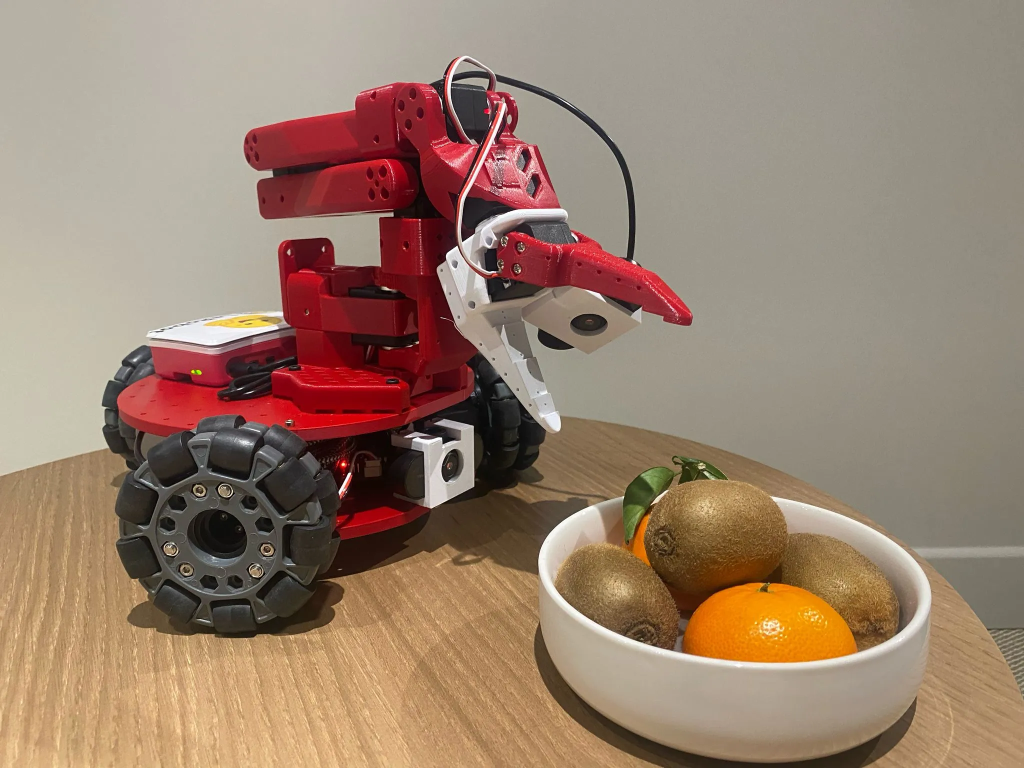
#> input picture media/lekiwi/kiwi.webp, 2048 x 1536 px (shown at 1/2 size)
$ python -i openclaw_groot_server.py   (imports and definitions only)
#> lines starting #> are read from the running program, lines starting #| are printed output that depends on the picture; after the words box and inside, x2 and y2 are one past the last pixel; in counts of white or black regions, pixels touching at a corner belong together
#> further down, picture is the input picture: shape (1536, 2048, 3); mean B, G, R 109.9, 128.2, 153.3
#!/usr/bin/env python

from __future__ import annotations

import base64
import importlib.util
import json
import os
import shlex
import shutil
import signal
import subprocess
import sys
import time
import tomllib
import uuid
from dataclasses import dataclass, field
from http import HTTPStatus
from http.server import BaseHTTPRequestHandler, ThreadingHTTPServer
from pathlib import Path
from threading import Lock
from typing import Any

import cv2
import numpy as np

REPO_ROOT = Path(__file__).resolve().parents[1]
WORKSPACE_ROOT = Path(__file__).resolve().parents[3]
RUNNER_SCRIPT = REPO_ROOT / "scripts" / "run_so101_pickplace_infer.sh"
LOG_DIR = REPO_ROOT / "outputs" / "openclaw_jobs"
HOST = os.environ.get("OPENCLAW_GROOT_HOST", "127.0.0.1")
PORT = int(os.environ.get("OPENCLAW_GROOT_PORT", "8765"))
DEFAULT_BACKEND = "groot"
DEFAULT_ROBOT_ID = "so101_follower"
DEFAULT_TASK = "Put the block in the bin"
DEFAULT_SAFETY_PROFILE = "default"
SHORTCUT_POLICY_DEVICE = "cuda"
SHORTCUT_ROBOT_PORT = "/dev/ttyACM0"
SHORTCUT_ROBOT_ID = "my_so101"
SHORTCUT_ROBOT_CALIB_DIR = "/home/cqy/.cache/huggingface/lerobot/calibration/robots/so101_follower"
SHORTCUT_TOP_CAMERA_INDEX = 4
SHORTCUT_WRIST_CAMERA_INDEX = 6
SHORTCUT_CAMERA_WIDTH = 640
SHORTCUT_CAMERA_HEIGHT = 480
SHORTCUT_CAMERA_FPS = 30
SHORTCUT_DATASET_ROOT = "/data/tfj/lerobot_tfj/outputs/feishu_so101_run"
SHORTCUT_EVENTS_JSONL_PATH = "/data/tfj/lerobot_tfj/outputs/feishu_so101_run.events.jsonl"
SHORTCUT_DISPLAY_DATA = False
SHORTCUT_CANONICAL_TASK = "pick block and place to box"
SNAPSHOT_DIR = Path(SHORTCUT_DATASET_ROOT) / "snapshots"
ALLOWED_SNAPSHOT_MEDIA_DIR = Path.home() / ".openclaw" / "workspace" / "feishu_so101_snapshots"
DEFAULT_SNAPSHOT_CAMERA = "top"
DEFAULT_SNAPSHOT_WARMUP_FRAMES = 8
DEFAULT_SNAPSHOT_WARMUP_DELAY_S = 0.05
DEFAULT_SNAPSHOT_OPEN_RETRIES = 4
DEFAULT_SNAPSHOT_OPEN_RETRY_DELAY_S = 0.25
DEFAULT_VISION_BACKEND = os.environ.get("OPENCLAW_VISION_BACKEND", "codex").strip().lower() or "codex"
DEFAULT_VISION_CODEX_BIN = os.environ.get("OPENCLAW_VISION_CODEX_BIN", "codex").strip() or "codex"
DEFAULT_VISION_TIMEOUT_S = int(os.environ.get("OPENCLAW_VISION_TIMEOUT_S", "180"))
CODEX_AUTH_PATH = Path.home() / ".codex" / "auth.json"
CODEX_CONFIG_PATH = Path.home() / ".codex" / "config.toml"
DEFAULT_VISION_MODEL = os.environ.get("OPENCLAW_VISION_MODEL", "")
DEFAULT_VISION_DETAIL = os.environ.get("OPENCLAW_VISION_DETAIL", "high").strip().lower() or "high"
DEFAULT_VISION_MAX_OUTPUT_TOKENS = int(os.environ.get("OPENCLAW_VISION_MAX_OUTPUT_TOKENS", "240"))
DEFAULT_VISION_PROMPT = (
    "请基于这张机器人相机图，简洁回答用户问题。"
    "如果用户没有给出具体问题，就描述画面里最重要的物体、方块、盒子、机械臂和抓取相关信息。"
    "不要编造看不到的内容。"
)
SUPPORTED_BACKENDS = {"groot", "smolvla", "pi05", "act", "policy_record"}
BACKEND_ALIASES = {
    "groot": "groot",
    "smolvla": "smolvla",
    "pi": "pi05",
    "pi05": "pi05",
    "pi0.5": "pi05",
    "act": "act",
    "act_distill": "act",
    "policy": "policy_record",
    "policy_record": "policy_record",
}
LEGACY_PAYLOAD_KEYS = {
    "task_text",
    "instruction",
    "intent",
    "task_intent_json",
    "events_path",
    "clear_dataset",
    "model_backend",
    "policy_backend",
}
CAMERA_ALIASES = {
    "top": "top",
    "顶部": "top",
    "顶视": "top",
    "顶视角": "top",
    "俯视": "top",
    "俯视角": "top",
    "topcamera": "top",
    "overhead": "top",
    "wrist": "wrist",
    "wristcamera": "wrist",
    "hand": "wrist",
    "handcamera": "wrist",
    "gripper": "wrist",
    "grippercamera": "wrist",
    "腕": "wrist",
    "腕部": "wrist",
    "手腕": "wrist",
    "手腕相机": "wrist",
    "夹爪": "wrist",
    "夹爪相机": "wrist",
}
ARM_SDK_SCRIPT = WORKSPACE_ROOT / "tfj_envs" / "so101_control_pause_20260319" / "scripts" / "so101_sdk.py"
ARM_URDF_PATH = Path(
    os.environ.get("OPENCLAW_ARM_URDF_PATH", os.fspath(WORKSPACE_ROOT / "so101_new_calib.urdf"))
).expanduser()
ARM_DEFAULT_IK_SOLVER = str(os.environ.get("OPENCLAW_ARM_IK_SOLVER", "placo")).strip().lower() or "placo"
ARM_DEFAULT_MOVE_CM = float(os.environ.get("OPENCLAW_ARM_DEFAULT_MOVE_CM", "0.5"))
ARM_DEFAULT_VERTICAL_MOVE_CM = float(os.environ.get("OPENCLAW_ARM_DEFAULT_VERTICAL_MOVE_CM", "0.3"))
ARM_MAX_XY_STEP_MM = float(os.environ.get("OPENCLAW_ARM_MAX_XY_STEP_MM", "20.0"))
ARM_MAX_Z_STEP_MM = float(os.environ.get("OPENCLAW_ARM_MAX_Z_STEP_MM", "10.0"))
ARM_MAX_COMMAND_DELTA_DEG = float(os.environ.get("OPENCLAW_ARM_MAX_COMMAND_DELTA_DEG", "8.0"))
ARM_MAX_RELATIVE_TARGET_DEG = float(os.environ.get("OPENCLAW_ARM_MAX_RELATIVE_TARGET_DEG", "8.0"))
ARM_GRIPPER_MAX_RELATIVE_TARGET = float(os.environ.get("OPENCLAW_ARM_GRIPPER_MAX_RELATIVE_TARGET", "40.0"))
ARM_SETTLE_S = float(os.environ.get("OPENCLAW_ARM_SETTLE_S", "0.15"))
ARM_DIRECTION_ALIASES = {
    "up": "up",
    "上": "up",
    "上移": "up",
    "向上": "up",
    "向上移动": "up",
    "down": "down",
    "下": "down",
    "下移": "down",
    "向下": "down",
    "向下移动": "down",
    "left": "left",
    "左": "left",
    "左移": "left",
    "向左": "left",
    "向左移动": "left",
    "right": "right",
    "右": "right",
    "右移": "right",
    "向右": "right",
    "向右移动": "right",
    "forward": "forward",
    "front": "forward",
    "前": "forward",
    "前进": "forward",
    "向前": "forward",
    "向前移动": "forward",
    "back": "back",
    "backward": "back",
    "后": "back",
    "后退": "back",
    "向后": "back",
    "向后移动": "back",
    "open": "open",
    "打开": "open",
    "开爪": "open",
    "张开": "open",
    "close": "close",
    "关闭": "close",
    "闭合": "close",
    "合上": "close",
    "抓取": "close",
    "夹紧": "close",
    "home": "home",
    "归位": "home",
    "回零": "home",
    "复位": "home",
}
ARM_CARTESIAN_DIRECTIONS = {"up", "down", "left", "right", "forward", "back"}
ARM_GRIPPER_ACTIONS = {"open", "close"}
arm_lock = Lock()
_arm_sdk_runtime: tuple[Any, Any] | None = None


# [11 lines left out: function _coerce_float, not called in this run]


def _placo_available() -> bool:
    return importlib.util.find_spec("placo") is not None


# [329 lines left out: functions _normalize_arm_direction, _normalize_gripper_command, _axis_limit_mm, _default_step_cm, _validate_move_cm, _load_arm_sdk_runtime and 6 more, not called in this run]


def _is_pretrained_model_dir(path: Path) -> bool:
    return (path / "config.json").is_file() and (path / "model.safetensors").is_file()


def _resolve_default_groot_policy_path() -> str:
    prefer_stage2_rl = os.environ.get("OPENCLAW_GROOT_PREFER_STAGE2_RL", "").strip().lower() in {
        "1",
        "true",
        "yes",
        "y",
        "on",
    }

    train_root = REPO_ROOT / "outputs" / "train"
    if prefer_stage2_rl and train_root.is_dir():
        stage2_runs = sorted(
            train_root.glob("groot_offline_rl_stage2_run_*"),
            key=lambda path: path.stat().st_mtime,
            reverse=True,
        )
        for run_dir in stage2_runs:
            pretrained_dir = run_dir / "checkpoints" / "last" / "pretrained_model"
            if _is_pretrained_model_dir(pretrained_dir):
                return str(pretrained_dir)

    return "/data/tfj/lerobot_tfj/tmp/train/groot_grasp/checkpoints/last/pretrained_model"


SHORTCUT_POLICY_PATH = _resolve_default_groot_policy_path()


@dataclass
class Job:
    job_id: str
    process: subprocess.Popen
    log_path: Path
    payload: dict[str, Any]
    robot_id: str
    compat_aliases: dict[str, str] = field(default_factory=dict)
    started_at: float = field(default_factory=time.time)

    def status(self) -> str:
        return "running" if self.process.poll() is None else "finished"

    def return_code(self) -> int | None:
        return self.process.poll()


jobs: dict[str, Job] = {}
robot_sessions: dict[str, str] = {}
reserved_job_ids: set[str] = set()
jobs_lock = Lock()


# [44 lines left out: functions _normalize_value, _coerce_bool, _coerce_int, _first_present, not called in this run]


def _has_explicit_value(payload: dict[str, Any], *keys: str) -> bool:
    source, _ = _first_present(payload, *keys)
    return source is not None


# [4 lines left out: function _json_dumps, not called in this run]


def _normalize_backend(value: Any) -> str:
    backend = str(value).strip().lower()
    return BACKEND_ALIASES.get(backend, backend)


# [104 lines left out: functions _normalize_free_text, _normalize_camera_name, _resolve_snapshot_camera, _capture_snapshot_frame, not called in this run]


def _build_snapshot_path(camera_name: str) -> Path:
    timestamp = time.strftime("%Y%m%d_%H%M%S")
    return SNAPSHOT_DIR / f"{camera_name}_{timestamp}_{uuid.uuid4().hex[:6]}.jpg"


# [193 lines left out: functions _mirror_snapshot_media_to_allowed_path, _encode_frame_as_jpeg, _load_openai_api_key, _load_codex_model_config, _extract_response_text, _extract_codex_exec_text and 3 more, not called in this run]


def _detect_scene_regions_from_frame(frame: Any) -> dict[str, Any]:
    gray = cv2.cvtColor(frame, cv2.COLOR_BGR2GRAY)
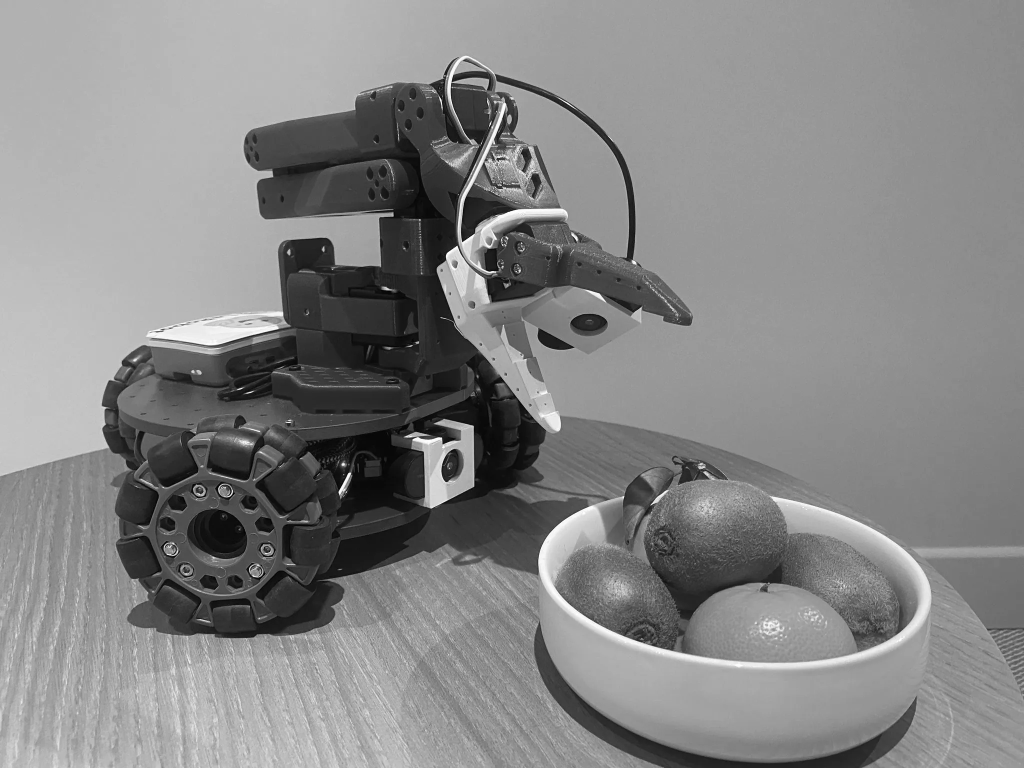
#> gray: shape (1536, 2048) (shown at 1/2 size); min 0, max 255, mean 133.5
    height, width = gray.shape[:2]
#> height = 1536; width = 2048
    _, th_dark = cv2.threshold(gray, 70, 255, cv2.THRESH_BINARY_INV)
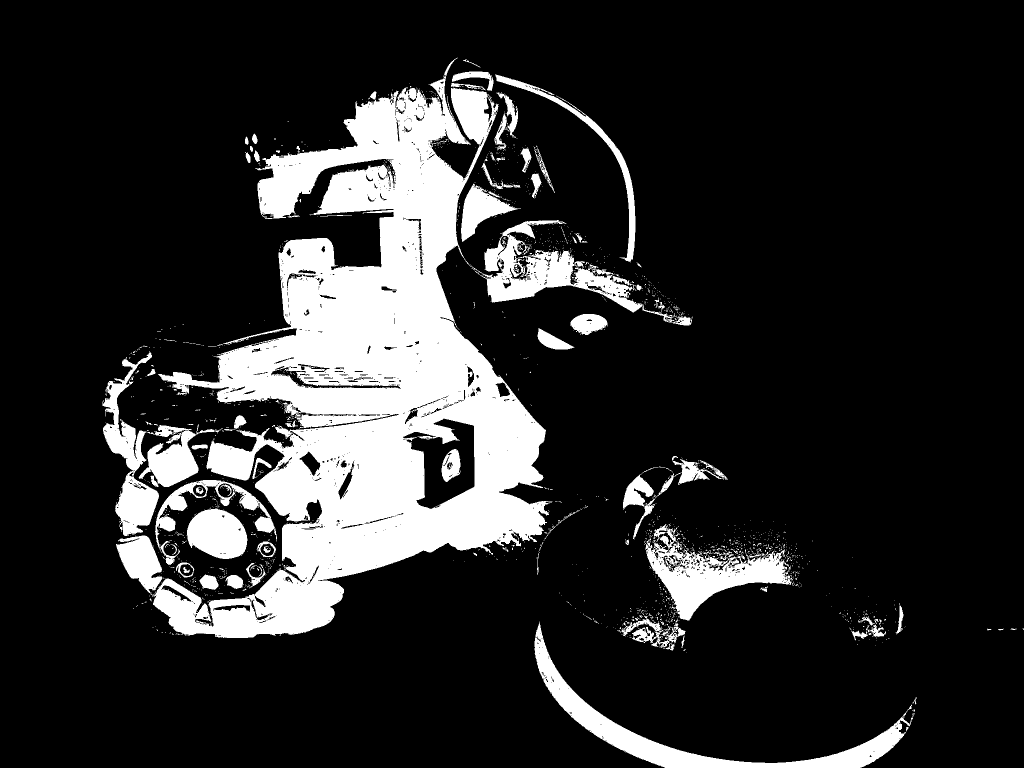
#> th_dark: shape (1536, 2048) (shown at 1/2 size); 17% white; 1786 white regions (1667 under 20 px)
    contours, _ = cv2.findContours(th_dark, cv2.RETR_EXTERNAL, cv2.CHAIN_APPROX_SIMPLE)
#> contours = 1729 contours, 1656 with area under 20; largest, box (x1, y1, x2, y2) and area: (306, 115, 1385, 1276) 422740, (1069, 1243, 1829, 1536) 25538, (205, 702, 442, 1072) 21577, (1289, 1075, 1584, 1241) 19620, (374, 1016, 495, 1118) 9036

    arm = None
    box = None
    panel = None
    for contour in contours:
        x, y, w, h = cv2.boundingRect(contour)
        area = cv2.contourArea(contour)
        if area < 800:
            continue
        aspect = w / max(h, 1)

        if (
            arm is None
            and x < int(width * 0.45)
            and y < int(height * 0.7)
            and 0.8 < aspect < 3.5
            and area > 4000
        ):
            arm = {"x": x, "y": y, "w": w, "h": h, "area": area}
            continue

        if (
            box is None
            and int(width * 0.45) <= x <= int(width * 0.8)
            and int(height * 0.25) <= y <= int(height * 0.8)
            and 0.75 <= aspect <= 1.35
            and area > 2500
        ):
            box = {"x": x, "y": y, "w": w, "h": h, "area": area}
            continue

        if (
            panel is None
            and x >= int(width * 0.75)
            and h > int(height * 0.2)
            and w < int(width * 0.12)
        ):
            panel = {"x": x, "y": y, "w": w, "h": h, "area": area}
#> this loop made 1729 passes
#> (x, y, w, h, area, aspect) on passes 928, 1004: (374, 1016, 121, 102, 9036.5, 1.19), (1246, 944, 117, 135, 2848.5, 0.867)
#> (x, y, w, h, area) on passes 13, 28, 44: (1332, 1285, 17, 16, 72.5), (1363, 1271, 6, 25, 39.5), (1703, 1261, 33, 20, 214)

    block = None
    block_source = None
    if box is not None:
        pad = 10
        x1 = max(box["x"] + pad, 0)
#> x1 = 1256
        y1 = max(box["y"] + pad, 0)
#> y1 = 954
        x2 = min(box["x"] + box["w"] - pad, width)
#> x2 = 1353
        y2 = min(box["y"] + box["h"] - pad, height)
#> y2 = 1069
        inner = gray[y1:y2, x1:x2]
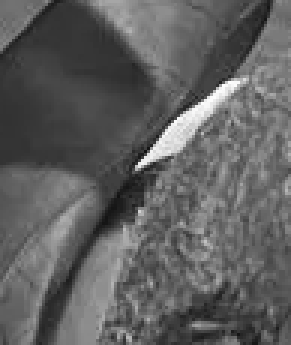
#> inner: shape (115, 97) (shown 3 times larger); min 16, max 253, mean 95.5
        if inner.size > 0:
            mask = (inner > 90).astype("uint8") * 255
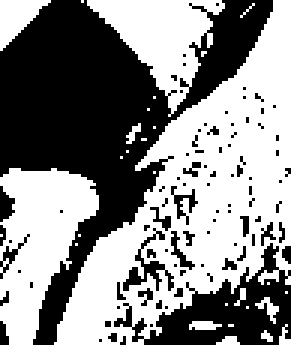
#> mask: shape (115, 97) (shown 3 times larger); 54.4% white; 90 black regions (82 under 20 px)
            contours, _ = cv2.findContours(mask, cv2.RETR_EXTERNAL, cv2.CHAIN_APPROX_SIMPLE)
#> contours = 29 contours, 25 with area under 20; largest, box (x1, y1, x2, y2) and area: (18, 0, 97, 115) 4108, (0, 56, 33, 115) 1098, (29, 0, 75, 39) 741, (0, 0, 17, 17) 126
            candidates: list[dict[str, Any]] = []
            for contour in contours:
                bx, by, bw, bh = cv2.boundingRect(contour)
                area = cv2.contourArea(contour)
                if area < 40:
                    continue
                if bw < 6 or bh < 6:
                    continue
                aspect = bw / max(bh, 1)
                box_area = max((x2 - x1) * (y2 - y1), 1)
                # Reject thin labels/reflections inside the box. The actual block in this setup
                # occupies a larger, near-square region.
                if aspect < 0.6 or aspect > 1.8:
                    continue
                if area < box_area * 0.06:
                    continue
                candidates.append(
                    {
                        "x": x1 + bx,
                        "y": y1 + by,
                        "w": bw,
                        "h": bh,
                        "area": area,
                    }
                )
#> this loop made 29 passes
#> (bx, by, bw, bh, area, aspect) on passes 16, 26, 27, 29: (0, 56, 33, 59, 1097.5, 0.559), (18, 0, 79, 115, 4108.5, 0.687), (29, 0, 46, 39, 741, 1.18), (0, 0, 17, 17, 125.5, 1)
#> after the loop, candidates = 2 items
            if candidates:
                block = max(candidates, key=lambda item: item["area"])
#> block = {'x': 1274, 'y': 954, 'w': 79, 'h': 115, 'area': 4108.5}
                block_source = "box"

    if block is None:
        mask = (gray < 160).astype("uint8") * 255
        contours, _ = cv2.findContours(mask, cv2.RETR_EXTERNAL, cv2.CHAIN_APPROX_SIMPLE)
        candidates = []
        for contour in contours:
            x, y, w, h = cv2.boundingRect(contour)
            area = cv2.contourArea(contour)
            if area < 500 or area > 5000:
                continue
            aspect = w / max(h, 1)
            if aspect < 0.7 or aspect > 1.4:
                continue
            # Search across the tabletop workspace, not only the lower half.
            if y < int(height * 0.2) or y > int(height * 0.9):
                continue
            if x < int(width * 0.2) or x > int(width * 0.8):
                continue
            if box is not None:
                if not (x + w < box["x"] or x > box["x"] + box["w"] or y + h < box["y"] or y > box["y"] + box["h"]):
                    continue
            if panel is not None:
                if not (x + w < panel["x"] or x > panel["x"] + panel["w"] or y + h < panel["y"] or y > panel["y"] + panel["h"]):
                    continue
            candidates.append(
                {
                    "x": x,
                    "y": y,
                    "w": w,
                    "h": h,
                    "area": area,
                }
            )
        if candidates:
            block = max(candidates, key=lambda item: item["area"])
            block_source = "table"

    return {
        "image_width": width,
        "image_height": height,
        "arm": arm,
        "box": box,
        "panel": panel,
        "block": block,
        "block_source": block_source,
    }


# [402 lines left out: functions _heuristic_scene_answer, _describe_snapshot_with_heuristic, _format_detection_hint_from_image_bytes, _build_multimodal_prompt, _describe_snapshot, _is_pick_place_shortcut and 6 more, not called in this run]


def _release_robot_session_locked(robot_id: str, job_id: str) -> None:
    if robot_sessions.get(robot_id) == job_id:
        robot_sessions.pop(robot_id, None)


def _release_job_reservation_locked(robot_id: str, job_id: str) -> None:
    reserved_job_ids.discard(job_id)
    _release_robot_session_locked(robot_id, job_id)


# [57 lines left out: functions _reap_finished_jobs_locked, _acquire_robot_session_locked, _reserve_job_start_locked, _read_json, _job_to_dict, not called in this run]


class OpenClawGrootHandler(BaseHTTPRequestHandler):
    server_version = "OpenClawGrootHTTP/0.2"

    # [7 lines left out: function _send_json, not called in this run]

    def log_message(self, format: str, *args: Any) -> None:
        return

    # [448 lines left out: functions do_GET, do_POST, _handle_arm_state, _handle_arm_move, _handle_arm_jog, _handle_run and 4 more, not called in this run]


# [2 lines not run here, left out]

>>> import cv2
>>> picture = cv2.imread('../../../media/lekiwi/kiwi.webp')
>>> result = _detect_scene_regions_from_frame(picture)
#> result = 7 items
